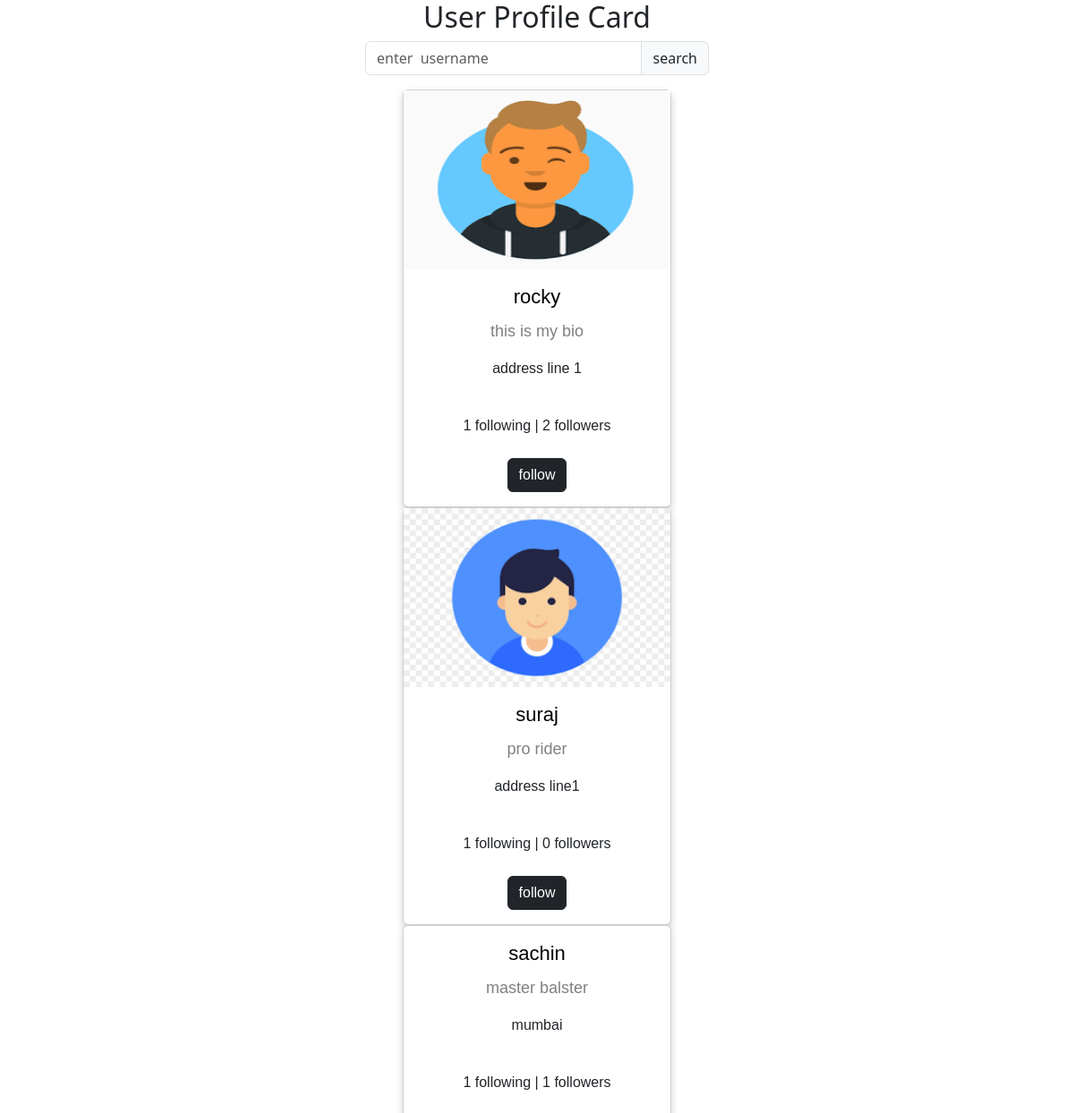
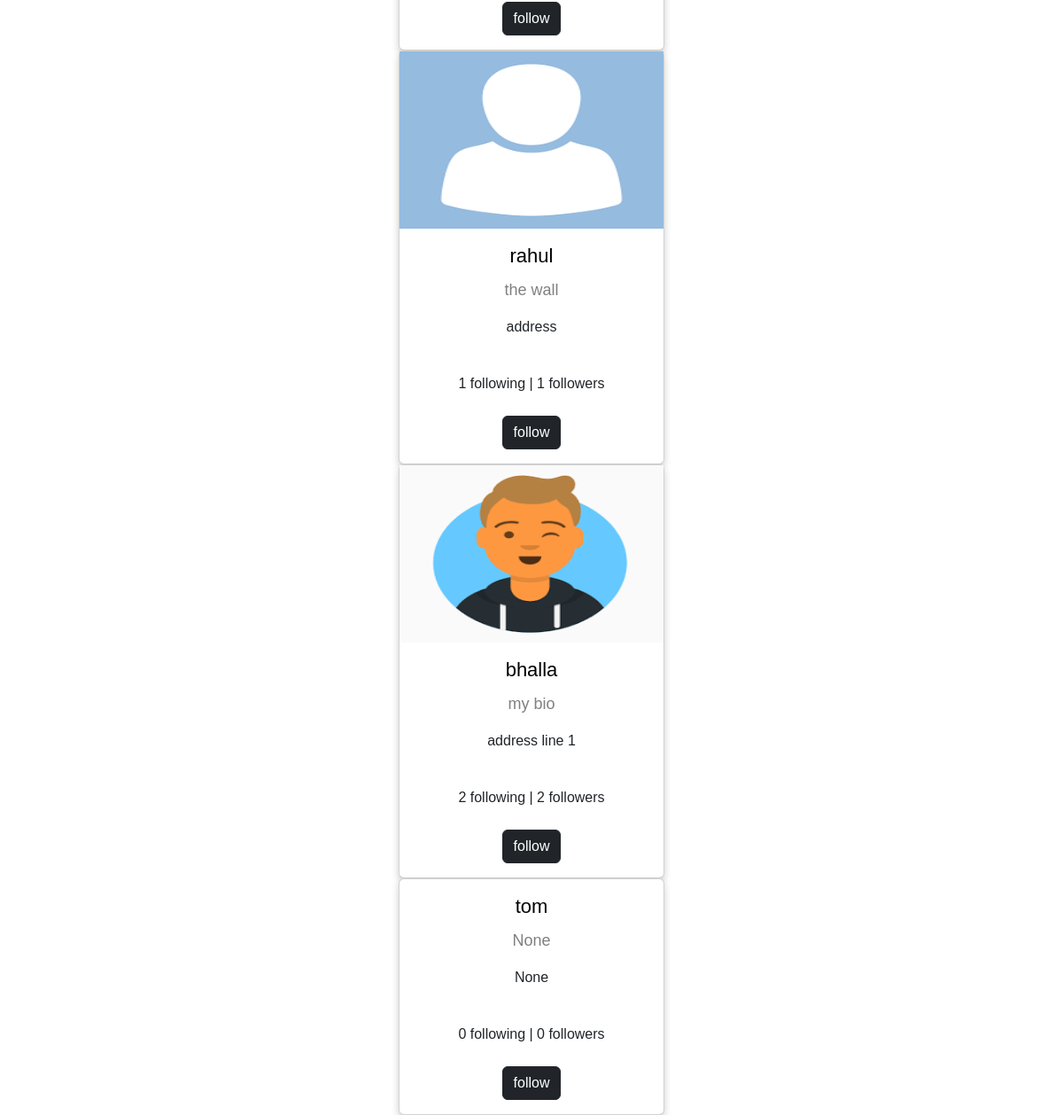
The page /profiles/all (signed in) on the database its author committed (2 pictures, top to bottom).
### myapp/models.py (models this page shows, shortened)
class UserProfile(models.Model):
    user=models.OneToOneField(User,on_delete=models.CASCADE,related_name="profile")
    profile_pic=models.ImageField(upload_to="profilepics",null=True,blank=True)
    bio=models.CharField(max_length=200,null=True)
    address=models.CharField(max_length=200,null=True)
    dob=models.DateTimeField(null=True)
    following=models.ManyToManyField("self",related_name="followed_by",symmetrical=False)
    created_date=models.DateTimeField(auto_now_add=True)
    cover_pic=models.ImageField(upload_to="coverpic",blank=True,default="/profilepics/cover.jpg")
    def __str__(self):
        return self.user.username

### myapp/views.py (the view, shortened to what this page needs)
# urls.py: path("profiles/all",views.ProfileListView.as_view(),name="profile-list"),
class ProfileListView(ListView):
    model=UserProfile
    template_name="profile-list.html"
    context_object_name="profiles"
    def get_queryset(self):
        return UserProfile.objects.exclude(user=self.request.user)

### myapp/templates/profile-list.html (shortened to what this page needs)
<!DOCTYPE html>
{%load static%}
<html>
<head>
  <link href="https://cdn.jsdelivr.net/npm/bootstrap@5.3.0-alpha3/dist/css/bootstrap.min.css" rel="stylesheet">
  <link rel="stylesheet" href="{%static 'css/cardstyle.css'%}">
<link rel="stylesheet" href="https://cdnjs.cloudflare.com/ajax/libs/font-awesome/4.7.0/css/font-awesome.min.css">
</head>
<body>
<h2 style="text-align:center">User Profile Card</h2>
<div class="row">
  <div class="col-4"></div>
  <div class="col-4">
    <form action="" method="post">
    <div class="input-group mb-3">
      <input type="text" class="form-control" placeholder="enter  username" aria-label="Recipient's username" aria-describedby="basic-addon2" name="username">
      <input type="submit" class="input-group-text" id="basic-addon2" value="search"></input>
    </div>
    </form>
  </div>
  <div class="col-4"></div>
</div>
{%for profile in profiles%}
    <div class="card">
      {%if profile.profile_pic%}
       <img src="{{profile.profile_pic.url}}" alt="John" style="width:100%" height="200px" >
      {%endif%}
      <h1> <a href="{%url 'profiledetail' profile.id%}">{{profile}}</a></h1>
      <p class="title">{{profile.bio}}</p>
      <p>{{profile.address}}</p>
      <div style="margin: 24px 0;">
        {{profile.following.all.count}} following |
        {{profile.followed_by.all.count}} followers
      </div>
      <p>
  {%if request.user.profile in profile.followed_by.all%}
        <a href="{%url 'unfollow' profile.id%}" class="btn btn-outline-dark">following</a>
  {%else%}
        <a href="{%url 'follow' profile.id%}" class="btn btn-dark">follow</a>
  {%endif%}
      </p>
    </div>
{%endfor%}
</body>
</html>

### myapp/static/css/cardstyle.css (style rules this page uses)
.card { box-shadow: 0 4px 8px 0 rgba(0, 0, 0, 0.2); max-width: 300px; margin: auto; text-align: center; font-family: arial; }
.title { color: grey; font-size: 18px; }
a { text-decoration: none; font-size: 22px; color: black; }

### rows shown on the page
UserProfile: profile_pic (picture), user.username "rocky", bio "this is my bio", address "address line 1", following.all.count "1", followed_by.all.count "2"
UserProfile: profile_pic (picture), user.username "suraj", bio "pro rider", address "address line1", following.all.count "1", followed_by.all.count "0"
UserProfile: user.username "sachin", bio "master balster", address "mumbai", following.all.count "1", followed_by.all.count "1"
UserProfile: profile_pic (picture), user.username "rahul", bio "the wall", address "address", following.all.count "1", followed_by.all.count "1"
UserProfile: profile_pic (picture), user.username "bhalla", bio "my bio", address "address line 1", following.all.count "2", followed_by.all.count "2"
UserProfile: user.username "tom", bio "None", address "None", following.all.count "0", followed_by.all.count "0"
